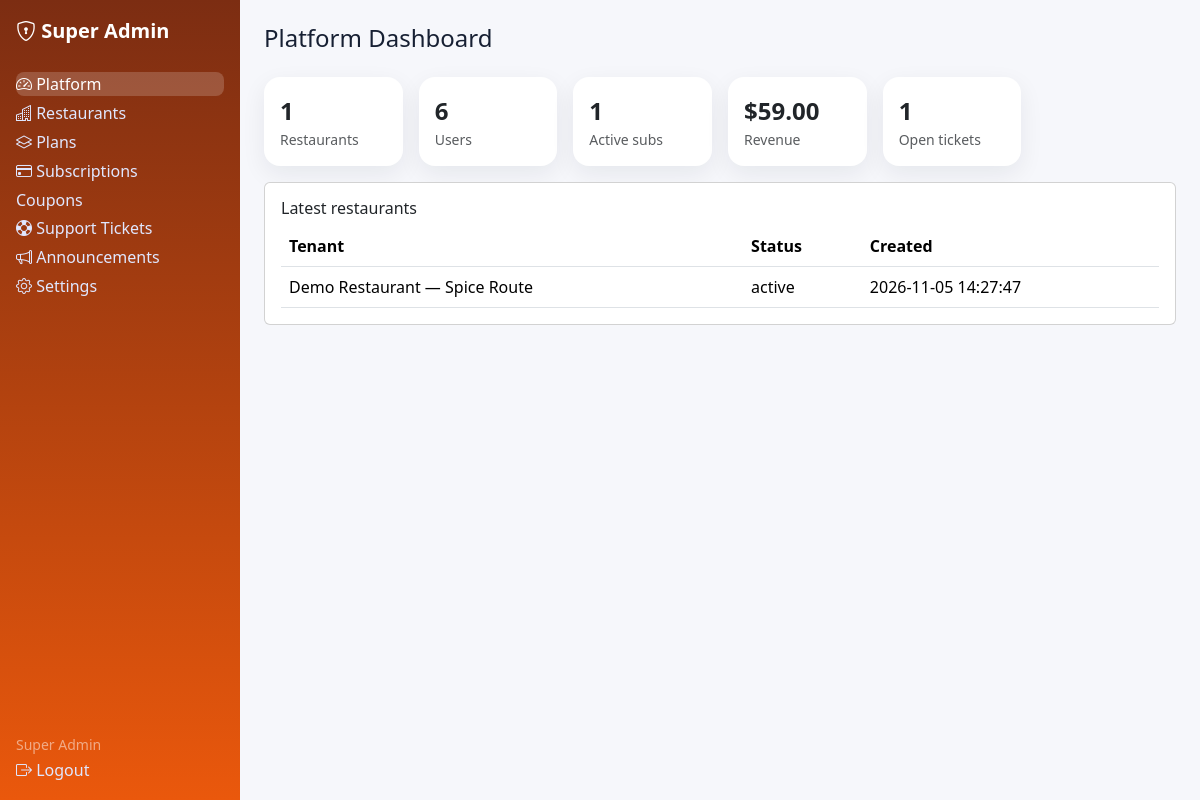
Screenshot of /super-admin/index.php (signed in) with the database file from the repository.
### tables this page shows
CREATE TABLE tenants (id INT UNSIGNED AUTO_INCREMENT PRIMARY KEY, name VARCHAR(150) NOT NULL, slug VARCHAR(160) NOT NULL UNIQUE, status ENUM('active','suspended') NOT NULL DEFAULT 'active', created_at DATETIME NOT NULL DEFAULT CURRENT_TIMESTAMP, INDEX idx_tenants_status(status));

### includes/functions.php (called while the page is built, shortened)
<?php
function e(?string $v): string { return htmlspecialchars($v ?? '', ENT_QUOTES, 'UTF-8'); }

### super-admin/index.php (the view, shortened to what this page needs)
<?php require_once __DIR__ . '/../includes/auth.php'; $user=require_role(['super_admin'], '../auth/login.php'); $pdo=db(); $base='../';
$stats=['Restaurants'=>$pdo->query('SELECT COUNT(*) FROM tenants')->fetchColumn(),'Users'=>$pdo->query('SELECT COUNT(*) FROM users')->fetchColumn(),
'Active subs'=>$pdo->query('SELECT COUNT(*) FROM subscriptions WHERE status IN ("active","trial")')->fetchColumn(),
'Revenue'=>'$'.number_format((float)$pdo->query('SELECT COALESCE(SUM(amount),0) FROM payments WHERE status="paid"')->fetchColumn(),2),
'Open tickets'=>$pdo->query('SELECT COUNT(*) FROM support_tickets WHERE status="open"')->fetchColumn()];
include __DIR__ . '/header.php'; ?>
<div class="row g-3"><?php foreach($stats as $l=>$v): ?><div class="col-md-4 col-xl-2"><div class="card stat-card p-3"><div class="fs-4 fw-bold"><?= e((string)$v) ?></div><div class="text-muted small"><?= e($l) ?></div></div></div><?php endforeach; ?></div>
<div class="card p-3 mt-3"><h6>Latest restaurants</h6><table class="table mb-0"><tr><th>Tenant</th><th>Status</th><th>Created</th></tr>
<?php foreach($pdo->query('SELECT * FROM tenants ORDER BY id DESC LIMIT 8')->fetchAll() as $t): ?><tr><td><?= e($t['name']) ?></td><td><?= e($t['status']) ?></td><td><?= e($t['created_at']) ?></td></tr><?php endforeach; ?></table></div>
<?php include __DIR__ . '/footer.php'; ?>

### assets/css/style.css (style rules this page uses)
:root { --brand:#ea580c;--bg:#f6f7fb;--card:#fff;--text:#172033 }
body { background:var(--bg);color:var(--text);font-family:system-ui,-apple-system,"Segoe UI",Roboto,sans-serif }
.stat-card { border:0;border-radius:1rem;box-shadow:0 8px 24px rgba(15,23,42,.07) }

### rows the page displays
tenants: name "Demo Restaurant — Spice Route", status "active", created_at "2026-11-05 14:27:47"

### other values shown
$l "Platform"
$l "Restaurants"
$l "Plans"
$l "Subscriptions"
$l "Coupons"
$l "Support Tickets"
$l "Announcements"
$l "Settings"
current_user()['name'] "Super Admin"
$pageTitle "Platform Dashboard"
$v "1"
$v "6"
$l "Users"
$l "Active subs"
$v "$59.00"
